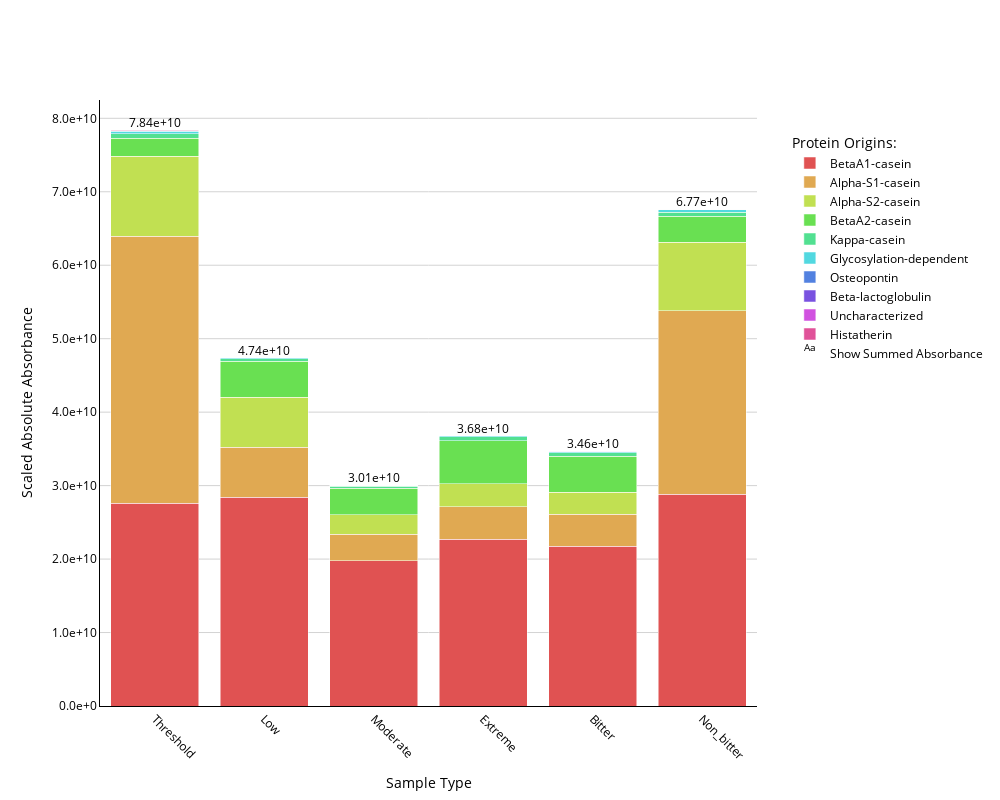

This figure's notebook cell:
### Code cell
# Initialize the interface
data_transformer = DataTransformation()
data_transformer.setup_data_loading_ui()

# Create protein plotter
protein_plotter = ProteinPlotter(data_transformer)
protein_plotter.display()

### Figure 1 — Plotly figure (JSON) as saved in the notebook; plotly's stock layout.template omitted (floating-point values rounded to 4 significant figures)
{"data": [{"hoverinfo": "text", "hovertext": ["Protein: P02666A1<br>Description: BetaA1-casein<br>Sample: Threshold<br>Relative Absorbance: 35.25%<br>Absolute Absorbance: 2.76e+10<br>", "Protein: P02666A1<br>Description: BetaA1-casein<br>Sample: Low<br>Relative Absorbance: 59.95%<br>Absolute Absorbance: 2.84e+10<br>", "Protein: P02666A1<br>Description: BetaA1-casein<br>Sample: Moderate<br>Relative Absorbance: 65.80%<br>Absolute Absorbance: 1.98e+10<br>", "Protein: P02666A1<br>Description: BetaA1-casein<br>Sample: Extreme<br>Relative Absorbance: 61.68%<br>Absolute Absorbance: 2.27e+10<br>", "Protein: P02666A1<br>Description: BetaA1-casein<br>Sample: Bitter<br>Relative Absorbance: 62.74%<br>Absolute Absorbance: 2.17e+10<br>", "Protein: P02666A1<br>Description: BetaA1-casein<br>Sample: Non_bitter<br>Relative Absorbance: 42.57%<br>Absolute Absorbance: 2.88e+10<br>"], "marker": {"color": "hsl(0.0,70%,60%)"}, "name": "BetaA1-casein", "type": "bar", "x": ["Threshold", "Low", "Moderate", "Extreme", "Bitter", "Non_bitter"], "y": [27630000000.0, 28430000000.0, 19770000000.0, 22710000000.0, 21740000000.0, 28810000000.0]}, {"hoverinfo": "text", "hovertext": ["Protein: P02662<br>Description: Alpha-S1-casein<br>Sample: Threshold<br>Relative Absorbance: 46.32%<br>Absolute Absorbance: 3.63e+10<br>", "Protein: P02662<br>Description: Alpha-S1-casein<br>Sample: Low<br>Relative Absorbance: 14.30%<br>Absolute Absorbance: 6.78e+09<br>", "Protein: P02662<br>Description: Alpha-S1-casein<br>Sample: Moderate<br>Relative Absorbance: 12.11%<br>Absolute Absorbance: 3.64e+09<br>", "Protein: P02662<br>Description: Alpha-S1-casein<br>Sample: Extreme<br>Relative Absorbance: 12.05%<br>Absolute Absorbance: 4.44e+09<br>", "Protein: P02662<br>Description: Alpha-S1-casein<br>Sample: Bitter<br>Relative Absorbance: 12.51%<br>Absolute Absorbance: 4.34e+09<br>", "Protein: P02662<br>Description: Alpha-S1-casein<br>Sample: Non_bitter<br>Relative Absorbance: 36.93%<br>Absolute Absorbance: 2.50e+10<br>"], "marker": {"color": "hsl(36.666666666666664,70%,60%)"}, "name": "Alpha-S1-casein", "type": "bar", "x": ["Threshold", "Low", "Moderate", "Extreme", "Bitter", "Non_bitter"], "y": [36300000000.0, 6782000000.0, 3640000000.0, 4438000000.0, 4336000000.0, 24990000000.0]}, {"hoverinfo": "text", "hovertext": ["Protein: P02663<br>Description: Alpha-S2-casein<br>Sample: Threshold<br>Relative Absorbance: 13.96%<br>Absolute Absorbance: 1.09e+10<br>", "Protein: P02663<br>Description: Alpha-S2-casein<br>Sample: Low<br>Relative Absorbance: 14.32%<br>Absolute Absorbance: 6.79e+09<br>", "Protein: P02663<br>Description: Alpha-S2-casein<br>Sample: Moderate<br>Relative Absorbance: 8.70%<br>Absolute Absorbance: 2.62e+09<br>", "Protein: P02663<br>Description: Alpha-S2-casein<br>Sample: Extreme<br>Relative Absorbance: 8.41%<br>Absolute Absorbance: 3.10e+09<br>", "Protein: P02663<br>Description: Alpha-S2-casein<br>Sample: Bitter<br>Relative Absorbance: 8.65%<br>Absolute Absorbance: 3.00e+09<br>", "Protein: P02663<br>Description: Alpha-S2-casein<br>Sample: Non_bitter<br>Relative Absorbance: 13.78%<br>Absolute Absorbance: 9.33e+09<br>"], "marker": {"color": "hsl(73.33333333333333,70%,60%)"}, "name": "Alpha-S2-casein", "type": "bar", "x": ["Threshold", "Low", "Moderate", "Extreme", "Bitter", "Non_bitter"], "y": [10940000000.0, 6795000000.0, 2615000000.0, 3097000000.0, 2997000000.0, 9325000000.0]}, {"hoverinfo": "text", "hovertext": ["Protein: P02666A2<br>Description: BetaA2-casein<br>Sample: Threshold<br>Relative Absorbance: 3.12%<br>Absolute Absorbance: 2.44e+09<br>", "Protein: P02666A2<br>Description: BetaA2-casein<br>Sample: Low<br>Relative Absorbance: 10.42%<br>Absolute Absorbance: 4.94e+09<br>", "Protein: P02666A2<br>Description: BetaA2-casein<br>Sample: Moderate<br>Relative Absorbance: 12.00%<br>Absolute Absorbance: 3.60e+09<br>", "Protein: P02666A2<br>Description: BetaA2-casein<br>Sample: Extreme<br>Relative Absorbance: 16.02%<br>Absolute Absorbance: 5.90e+09<br>", "Protein: P02666A2<br>Description: BetaA2-casein<br>Sample: Bitter<br>Relative Absorbance: 14.21%<br>Absolute Absorbance: 4.92e+09<br>", "Protein: P02666A2<br>Description: BetaA2-casein<br>Sample: Non_bitter<br>Relative Absorbance: 5.24%<br>Absolute Absorbance: 3.55e+09<br>"], "marker": {"color": "hsl(110.0,70%,60%)"}, "name": "BetaA2-casein", "type": "bar", "x": ["Threshold", "Low", "Moderate", "Extreme", "Bitter", "Non_bitter"], "y": [2444000000.0, 4942000000.0, 3605000000.0, 5897000000.0, 4923000000.0, 3549000000.0]}, {"hoverinfo": "text", "hovertext": ["Protein: P02668<br>Description: Kappa-casein<br>Sample: Threshold<br>Relative Absorbance: 0.75%<br>Absolute Absorbance: 5.86e+08<br>", "Protein: P02668<br>Description: Kappa-casein<br>Sample: Low<br>Relative Absorbance: 0.60%<br>Absolute Absorbance: 2.84e+08<br>", "Protein: P02668<br>Description: Kappa-casein<br>Sample: Moderate<br>Relative Absorbance: 0.83%<br>Absolute Absorbance: 2.50e+08<br>", "Protein: P02668<br>Description: Kappa-casein<br>Sample: Extreme<br>Relative Absorbance: 1.44%<br>Absolute Absorbance: 5.30e+08<br>", "Protein: P02668<br>Description: Kappa-casein<br>Sample: Bitter<br>Relative Absorbance: 1.43%<br>Absolute Absorbance: 4.96e+08<br>", "Protein: P02668<br>Description: Kappa-casein<br>Sample: Non_bitter<br>Relative Absorbance: 0.84%<br>Absolute Absorbance: 5.69e+08<br>"], "marker": {"color": "hsl(146.66666666666666,70%,60%)"}, "name": "Kappa-casein", "type": "bar", "x": ["Threshold", "Low", "Moderate", "Extreme", "Bitter", "Non_bitter"], "y": [586000000.0, 284200000.0, 250500000.0, 529800000.0, 496400000.0, 568900000.0]}, {"hoverinfo": "text", "hovertext": ["Protein: P80195<br>Description: Glycosylation-dependent<br>Sample: Threshold<br>Relative Absorbance: 0.45%<br>Absolute Absorbance: 3.55e+08<br>", "Protein: P80195<br>Description: Glycosylation-dependent<br>Sample: Low<br>Relative Absorbance: 0.38%<br>Absolute Absorbance: 1.80e+08<br>", "Protein: P80195<br>Description: Glycosylation-dependent<br>Sample: Moderate<br>Relative Absorbance: 0.46%<br>Absolute Absorbance: 1.39e+08<br>", "Protein: P80195<br>Description: Glycosylation-dependent<br>Sample: Extreme<br>Relative Absorbance: 0.36%<br>Absolute Absorbance: 1.33e+08<br>", "Protein: P80195<br>Description: Glycosylation-dependent<br>Sample: Bitter<br>Relative Absorbance: 0.39%<br>Absolute Absorbance: 1.36e+08<br>", "Protein: P80195<br>Description: Glycosylation-dependent<br>Sample: Non_bitter<br>Relative Absorbance: 0.47%<br>Absolute Absorbance: 3.19e+08<br>"], "marker": {"color": "hsl(183.33333333333331,70%,60%)"}, "name": "Glycosylation-dependent", "type": "bar", "x": ["Threshold", "Low", "Moderate", "Extreme", "Bitter", "Non_bitter"], "y": [355000000.0, 179800000.0, 139400000.0, 132700000.0, 135700000.0, 318900000.0]}, {"hoverinfo": "text", "hovertext": ["Protein: P31096<br>Description: Osteopontin<br>Sample: Threshold<br>Relative Absorbance: 0.07%<br>Absolute Absorbance: 5.76e+07<br>", "Protein: P31096<br>Description: Osteopontin<br>Sample: Low<br>Relative Absorbance: 0.01%<br>Absolute Absorbance: 5.33e+06<br>", "Protein: P31096<br>Description: Osteopontin<br>Sample: Moderate<br>Relative Absorbance: 0.02%<br>Absolute Absorbance: 6.18e+06<br>", "Protein: P31096<br>Description: Osteopontin<br>Sample: Extreme<br>Relative Absorbance: 0.01%<br>Absolute Absorbance: 5.22e+06<br>", "Protein: P31096<br>Description: Osteopontin<br>Sample: Bitter<br>Relative Absorbance: 0.02%<br>Absolute Absorbance: 5.66e+06<br>", "Protein: P31096<br>Description: Osteopontin<br>Sample: Non_bitter<br>Relative Absorbance: 0.07%<br>Absolute Absorbance: 4.88e+07<br>"], "marker": {"color": "hsl(220.0,70%,60%)"}, "name": "Osteopontin", "type": "bar", "x": ["Threshold", "Low", "Moderate", "Extreme", "Bitter", "Non_bitter"], "y": [57600000.0, 5334000.0, 6178000.0, 5218000.0, 5656000.0, 48840000.0]}, {"hoverinfo": "text", "hovertext": ["Protein: P02754<br>Description: Beta-lactoglobulin<br>Sample: Threshold<br>Relative Absorbance: 0.03%<br>Absolute Absorbance: 2.19e+07<br>", "Protein: P02754<br>Description: Beta-lactoglobulin<br>Sample: Low<br>Relative Absorbance: 0.00%<br>Absolute Absorbance: 1.53e+06<br>", "Protein: P02754<br>Description: Beta-lactoglobulin<br>Sample: Moderate<br>Relative Absorbance: 0.01%<br>Absolute Absorbance: 4.03e+06<br>", "Protein: P02754<br>Description: Beta-lactoglobulin<br>Sample: Extreme<br>Relative Absorbance: 0.00%<br>Absolute Absorbance: 1.13e+06<br>", "Protein: P02754<br>Description: Beta-lactoglobulin<br>Sample: Bitter<br>Relative Absorbance: 0.01%<br>Absolute Absorbance: 3.91e+06<br>", "Protein: P02754<br>Description: Beta-lactoglobulin<br>Sample: Non_bitter<br>Relative Absorbance: 0.03%<br>Absolute Absorbance: 1.97e+07<br>"], "marker": {"color": "hsl(256.66666666666663,70%,60%)"}, "name": "Beta-lactoglobulin", "type": "bar", "x": ["Threshold", "Low", "Moderate", "Extreme", "Bitter", "Non_bitter"], "y": [21880000.0, 1528000.0, 4030000.0, 1128000.0, 3907000.0, 19680000.0]}, {"hoverinfo": "text", "hovertext": ["Protein: E1BAF5<br>Description: Uncharacterized<br>Sample: Threshold<br>Relative Absorbance: 0.00%<br>Absolute Absorbance: 2.57e+05<br>", "Protein: E1BAF5<br>Description: Uncharacterized<br>Sample: Low<br>Relative Absorbance: 0.01%<br>Absolute Absorbance: 5.04e+06<br>", "Protein: E1BAF5<br>Description: Uncharacterized<br>Sample: Moderate<br>Relative Absorbance: 0.06%<br>Absolute Absorbance: 1.66e+07<br>", "Protein: E1BAF5<br>Description: Uncharacterized<br>Sample: Extreme<br>Relative Absorbance: 0.01%<br>Absolute Absorbance: 4.74e+06<br>", "Protein: E1BAF5<br>Description: Uncharacterized<br>Sample: Bitter<br>Relative Absorbance: 0.03%<br>Absolute Absorbance: 9.81e+06<br>", "Protein: E1BAF5<br>Description: Uncharacterized<br>Sample: Non_bitter<br>Relative Absorbance: 0.01%<br>Absolute Absorbance: 3.85e+06<br>"], "marker": {"color": "hsl(293.3333333333333,70%,60%)"}, "name": "Uncharacterized", "type": "bar", "x": ["Threshold", "Low", "Moderate", "Extreme", "Bitter", "Non_bitter"], "y": [256900.0, 5041000.0, 16580000.0, 4742000.0, 9814000.0, 3845000.0]}, {"hoverinfo": "text", "hovertext": ["Protein: C6KGD8<br>Description: Histatherin<br>Sample: Threshold<br>Relative Absorbance: 0.02%<br>Absolute Absorbance: 1.52e+07<br>", "Protein: C6KGD8<br>Description: Histatherin<br>Sample: Low<br>Relative Absorbance: 0.01%<br>Absolute Absorbance: 3.27e+06<br>", "Protein: C6KGD8<br>Description: Histatherin<br>Sample: Moderate<br>Relative Absorbance: 0.00%<br>Absolute Absorbance: 0.00e+00<br>", "Protein: C6KGD8<br>Description: Histatherin<br>Sample: Extreme<br>Relative Absorbance: 0.00%<br>Absolute Absorbance: 2.32e+05<br>", "Protein: C6KGD8<br>Description: Histatherin<br>Sample: Bitter<br>Relative Absorbance: 0.00%<br>Absolute Absorbance: 2.32e+05<br>", "Protein: C6KGD8<br>Description: Histatherin<br>Sample: Non_bitter<br>Relative Absorbance: 0.02%<br>Absolute Absorbance: 1.40e+07<br>"], "marker": {"color": "hsl(330.0,70%,60%)"}, "name": "Histatherin", "type": "bar", "x": ["Threshold", "Low", "Moderate", "Extreme", "Bitter", "Non_bitter"], "y": [15190000.0, 3267000.0, 0, 232400.0, 232400.0, 13980000.0]}, {"hoverinfo": "none", "mode": "text", "name": "Show Summed Absorbance", "showlegend": true, "text": ["7.84e+10", "4.74e+10", "3.01e+10", "3.68e+10", "3.46e+10", "6.77e+10"], "textfont": {"color": "black", "size": 12}, "textposition": "top center", "texttemplate": "%{text}", "type": "scatter", "x": ["Threshold", "Low", "Moderate", "Extreme", "Bitter", "Non_bitter"], "y": [78370000000.0, 47430000000.0, 30050000000.0, 36820000000.0, 34650000000.0, 67670000000.0]}], "layout": {"barmode": "stack", "height": 800, "hoverlabel": {"bgcolor": "white", "font": {"family": "Arial", "size": 12}}, "legend": {"font": {"color": "black", "size": 12}, "title": {"text": "Protein Origins:"}, "traceorder": "normal", "x": 1.05, "xanchor": "left", "y": 0.95, "yanchor": "top"}, "margin": {"l": 100, "r": 200, "t": 100}, "showlegend": true, "title": {"font": {"color": "black", "size": 15}, "text": "", "x": 0.5, "xanchor": "center", "y": 0.95, "yanchor": "top"}, "width": 1000, "xaxis": {"linecolor": "black", "linewidth": 1, "mirror": false, "showline": true, "tickangle": 45, "tickfont": {"color": "black", "size": 12}, "title": {"font": {"color": "black", "size": 14}, "text": "Sample Type"}}, "yaxis": {"exponentformat": "E", "gridcolor": "lightgray", "linecolor": "black", "linewidth": 1, "mirror": false, "showexponent": "all", "showgrid": true, "showline": true, "tickfont": {"color": "black", "size": 12}, "tickformat": ".1e", "title": {"font": {"color": "black", "size": 14}, "text": "Scaled Absolute Absorbance"}, "zeroline": false}}}
